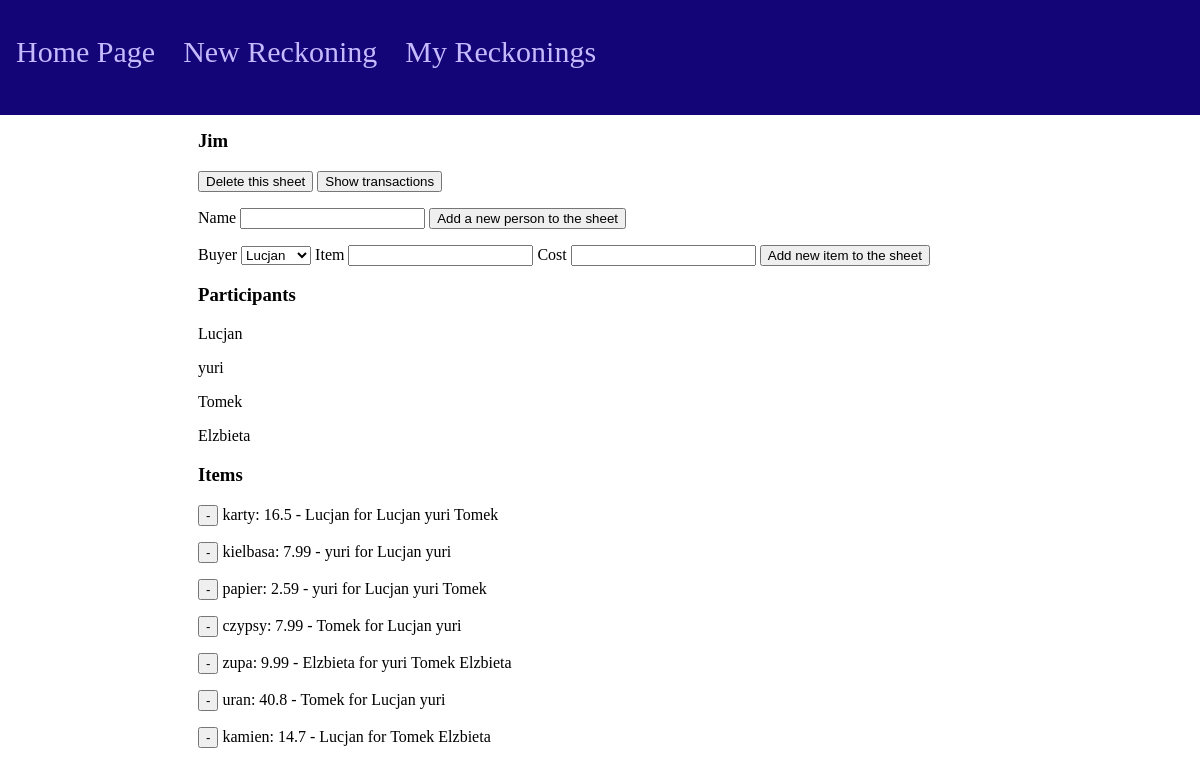
The page /reckon/Jim on the database as committed earlier.
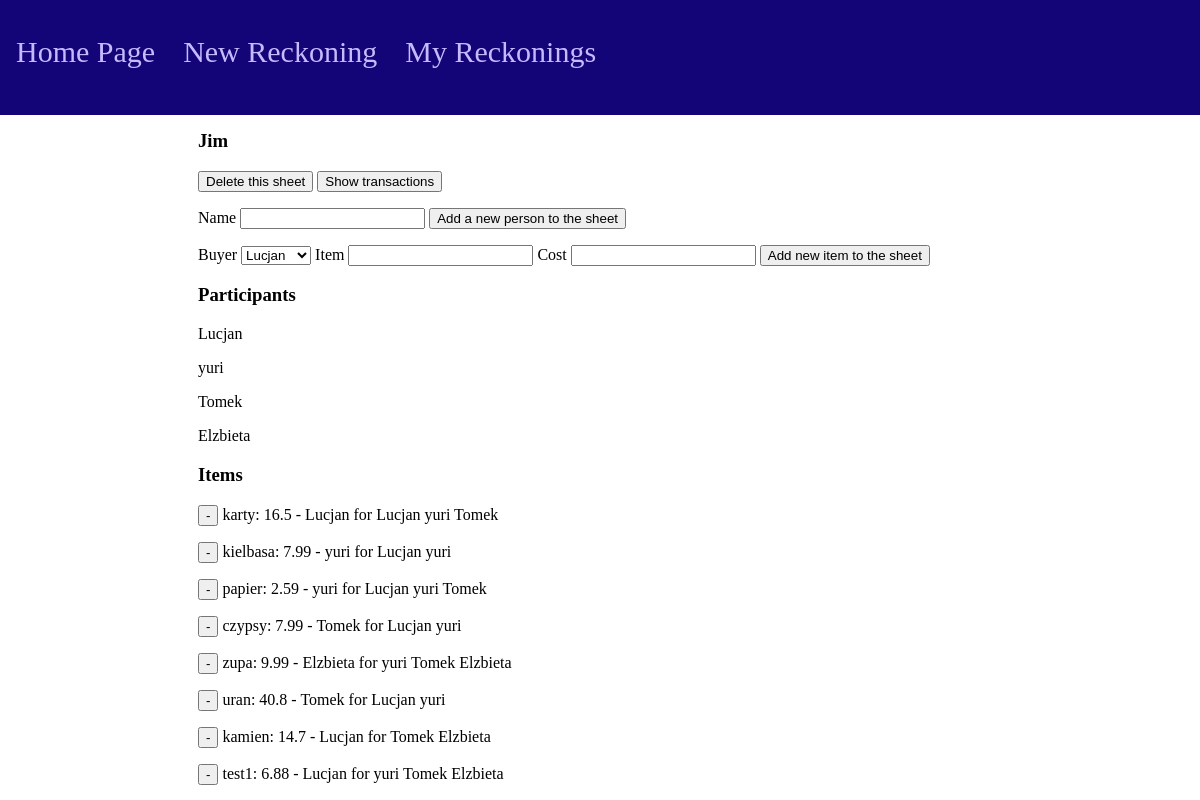
The same page on the database as committed later.
### main/models.py (models this page shows, shortened)
class Person(models.Model):
    sheet = models.ForeignKey(Sheet, on_delete=models.CASCADE)
    name = models.CharField(max_length=20)
    balance = models.FloatField(default=0)
    def __str__(self):
        return self.name

class Item(models.Model):
    sheet = models.ForeignKey(Sheet, on_delete=models.CASCADE)
    person = models.ForeignKey(Person, on_delete=models.CASCADE)
    name = models.CharField(max_length=30)
    value = models.FloatField()

### main/views.py (the view)
# urls.py: path('reckon/<str:name>', views.reckon, name="reckon"),
def reckon(response, name):
    if response.method == 'POST':
        if response.POST.get("delete"):
            view = Sheet.objects.get(name=response.POST.get("delete"))
            view.delete()
            return HttpResponseRedirect('/sheets/', {})
        elif response.POST.get("addperson"):
            view = Sheet.objects.get(name=response.POST.get("addperson"))
            addperson = addPerson(response.POST)
            if addperson.is_valid():
                person = Person(sheet=view, name=addperson.cleaned_data["name"])
                print(person)
                person.save()
            return HttpResponseRedirect('/sheets/', {})
        elif response.POST.get("additem"):
            view = Sheet.objects.get(name=response.POST.get("additem"))
            additem = addItem(response.POST)
            postPay = response.POST.get("pay")
            print(postPay)
            if additem.is_valid():
                postValue = additem.cleaned_data["value"]
                postItem = additem.cleaned_data["item"]
                print("||||||||||||")
                print(postValue)
                print(postItem)
                if Person.objects.filter(sheet=view, name=postPay).exists():
                    new_item = Item(sheet=view, person=Person.objects.get(sheet=view, name=postPay), name=postItem, value=postValue)
                    print(new_item)
                    test = Person.objects.get(sheet=view, name=postPay)
                    test.balance -= postValue
                    test.save()
                    new_item.save()
                else:
                    newPerson = Person(sheet=view, name=postPay, balance=-postValue)
                    print(newPerson)
                    newPerson.save()
                    new_item = Item(sheet=view, person=newPerson, name=postItem, value=postValue)
                    print(new_item)
                    new_item.save()
                return HttpResponseRedirect('/reckon/{}/{}'.format(view.name, postItem))
            return HttpResponseRedirect('/reckon/{}'.format(view.name))
        elif response.POST.get("show"):
            view = Sheet.objects.get(name=response.POST.get("show"))
            return HttpResponseRedirect('/{}/transactions'.format(view.name))
        elif response.POST.get("item_delete"):
            view = Sheet.objects.get(name=name)
            item = Item.objects.get(sheet=view, name=response.POST.get("item_delete"))
            item.person.balance += item.value
            item.person.save()
            for debtor in Debtor.objects.filter(item=item):
                debtor.person.balance -= debtor.share/100 * item.value
                debtor.person.save()
            item.delete()
            return HttpResponseRedirect('/sheets/', {})
        else:
            return HttpResponseRedirect('/', {})
    else:
        view = Sheet.objects.get(name=name)
        print(view)
        people = [i for i in Person.objects.filter(sheet=view)]
        for item in Item.objects.filter(sheet=view):
            item.value = round(item.value,2)
        items = [i for i in Item.objects.filter(sheet=view)]
        debtors = [[i.person.name for i in Debtor.objects.filter(item=j)] for j in Item.objects.filter(sheet=view)]
        print(debtors)
        addperson = addPerson()
        additem = addItem()
        return render(response, "main/reckon.html",
            {"view": view, "people": people, "items": items, "debtors": debtors,
            "addperson": addperson, "additem": additem})

### main/forms.py
class addPerson(forms.Form):
    name = forms.CharField(label="Name", max_length=30)

class addItem(forms.Form):
    item = forms.CharField(label="item", max_length=30)
    value = forms.FloatField(label="value")
    """def __init__(self):
        super(addItem, self).__init__()
        people = [i.name for i in Person.objects.all()]

        self.fields["pay"]  = forms.ChoiceField(
            widget=forms.Select(choices=people),
        )
    """

### main/models.py (called while the page is built)
    def __str__(self):
        return self.name

### main/templates/main/reckon.html (shortened to what this page needs)
{% extends 'main/base.html' %}
{% block content %}
    <h3>{{view.name}}</h3>
    <div>
        <form method="post", action="/reckon/{{view.name}}">
            <button type="submit", name="delete", value="{{view.name}}">Delete this sheet</button>
            <button type="submit", name="show", value="{{view.name}}">Show transactions</button>
        </form>
        <div>
            <p>
                <form method="post", action="/reckon/{{view.name}}">
                    <label for="data">Name</label>
                    {{addperson.name}}
                    <button type="submit", name="addperson", value="{{view.name}}">Add a new person to the sheet</button>
                </form>
            </p>
            <p>
                <form method="post", action="/reckon/{{view.name}}">
                    <label for="pay">Buyer</label>
                    <select name="pay" id="pay">
                        {% for i in people %}
                            <option value="{{i.name}}">{{i.name}}</option>
                        {% endfor %}
                    </select>
                    <label for="item">Item</label>
                    {{additem.item}}
                    <label for="value">Cost</label>
                    {{additem.value}}
                    <button type="submit", name="additem", value="{{view.name}}">Add new item to the sheet</button>
                </form>
            </p>
        </div>
        <div>
            <h3>Participants</h3>
            {% for i in people %}
                <p>{{i.name}}</p>
            {% endfor %}
        </div>
        <div>
            <form method="post", action="/reckon/{{view.name}}">
                <h3>Items</h3>
                {% for i in items %}
                    <p>
                        <button type="submit", name="item_delete", value="{{i.name}}">-</button>
                        {{i.name}}: {{i.value}} - {{i.person}} for
                        {% for j in debtors %}
                            {% if forloop.counter == forloop.parentloop.counter %}
                                {% for k in j %}
                                {{k}}
                                {% endfor %}
                            {% endif %}
                        {% endfor %}
                    </p>
                {% endfor %}
            </form>
        </div>
    </div>
{% endblock content %}

Rows that differ between the two databases and show on the page:
added Item: name "test1", value "6.88", person "Lucjan", j "yuri" "Tomek" "Elzbieta"
